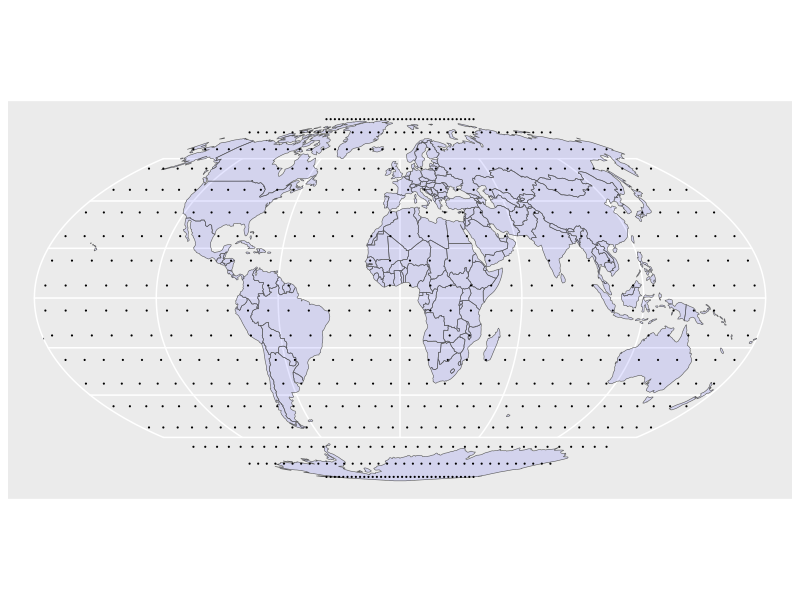
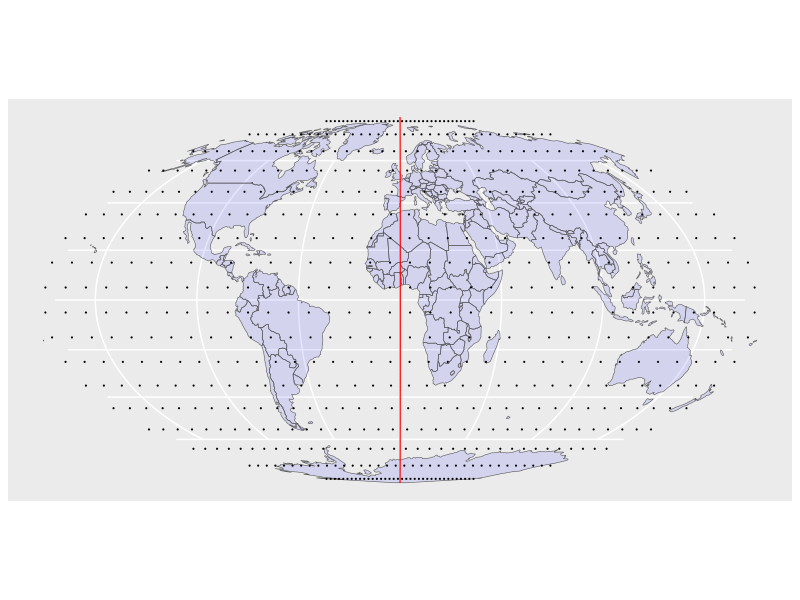

The R script that drew these images, in order:
library(sf)
library(terra)
library(spData)
library(tidyverse)

# fichier de points espacés de 10° en 10° en longitude et latitude
# longitude variant de -175° à 175°
# latitude variant de -85° à 85°

sf_points <- expand.grid(
  seq(-175, 175, by = 10),
  seq(-85, 85, by = 10)
  ) |>
  set_names("lon", "lat") |> 
  st_as_sf(coords = c("lon", "lat"), crs = "EPSG:4326")
  
world_moll <- st_transform(world, crs = "+proj=moll")
sf_points_moll <- st_transform(sf_points, crs = "+proj=moll")

ggplot(data = world_moll) + 
  geom_sf(fill = "blue", alpha = 0.1) + 
  geom_sf(data = sf_points_moll, size = 0.1)

# fonction génératrice de "carré géographique" de n degrés de côté
# le point de base (lon, lat) est le point inférieur gauche. 

polygone_geo <- function(lon, lat, n) {
  polygon_list <- list(rbind(
    c(lon, lat),
    c(lon + n, lat),
    c(lon + n, lat + n),
    c(lon, lat + n),
    c(lon, lat)
  ))
  st_polygon(polygon_list)
}

polygone_sfc <- seq(-90, 89.75, by = 0.25) |>
  map(\(x) polygone_geo(lon = 0, lat = x, n = 0.25)) |> 
  st_sfc(crs = "EPSG:4326")

ggplot(data = world_moll) + 
  geom_sf(fill = "blue", alpha = 0.1) + 
  geom_sf(data = sf_points_moll, size = 0.1) +
  geom_sf(data = st_as_sf(polygone_sfc), color = "red", alpha = 0)
